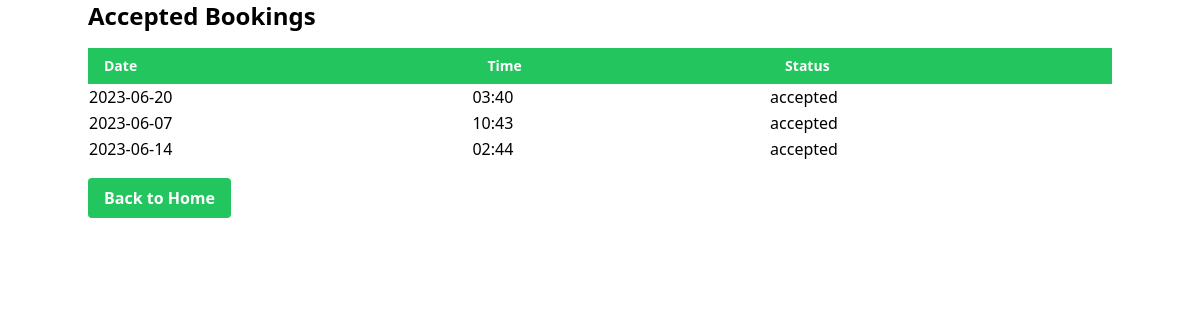
Page /accepted_bookings (signed in) on the committed database.
### tables this page shows
CREATE TABLE bookings (
                    id INTEGER PRIMARY KEY AUTOINCREMENT,
                    user_id INTEGER NOT NULL,
                    date TEXT NOT NULL,
                    time TEXT NOT NULL,
                    status TEXT NOT NULL DEFAULT 'pending',
                    FOREIGN KEY (user_id) REFERENCES users (id)
                );

### app.py (the view)
@app.route("/accepted_bookings")
def accepted_orders():
    db = get_db()
    with db:
        cursor = db.cursor()
        cursor.execute("SELECT * FROM bookings WHERE user_id = ? AND status = ?", (session['userID'],'accepted'))
        bookings = cursor.fetchall()
    return render_template('accepted_booking.html', bookings = bookings)

### app.py (called while the page is built)
def get_db():
    if 'db' not in g:
        g.db = sqlite3.connect(DATABASE)
        with g.db as conn:
            conn.execute("""
            CREATE TABLE IF NOT EXISTS users (
                id INTEGER PRIMARY KEY AUTOINCREMENT,
                username TEXT NOT NULL UNIQUE,
                email TEXT NOT NULL UNIQUE,
                password TEXT NOT NULL,
                type TEXT NOT NULL
            )
            """)
            conn.execute("""
                CREATE TABLE IF NOT EXISTS bookings (
                    id INTEGER PRIMARY KEY AUTOINCREMENT,
                    user_id INTEGER NOT NULL,
                    date TEXT NOT NULL,
                    time TEXT NOT NULL,
                    status TEXT NOT NULL DEFAULT 'pending',
                    FOREIGN KEY (user_id) REFERENCES users (id)
                )
            """)
    return g.db

@app.before_request
def before_request():
    session.permanent = True

@app.teardown_appcontext
def teardown_appcontext(e=None):
    close_db()

### templates/accepted_booking.html (shortened to what this page needs)
<!DOCTYPE html>
<html>
<head>
	<script src="https://cdn.tailwindcss.com"></script>
</head>
<body>
	<div class="container mx-auto">
		<h1 class="text-2xl font-bold mb-4">Accepted Bookings</h1>
		<table class="w-full">
			<thead>
				<tr class="bg-green-500">
					<th class="text-white py-2 px-2 sm:px-4 text-sm text-left">Date</th>
					<th class="text-white py-2 px-2 sm:px-4 text-sm text-left">Time</th>
					<th class="text-white py-2 px-2 sm:px-4 text-sm text-left">Status</th>
				</tr>
			</thead>
			<tbody>
				{% for booking in bookings %}
					<tr>
						<td>{{ booking[2] }}</td>
						<td>{{ booking[3] }}</td>
						<td>{{ booking[4] }}</td>
					</tr>
				{% endfor %}
			</tbody>
		</table>
		<a href="/" class="inline-block mt-4 bg-green-500 hover:bg-green-700 text-white font-bold py-2 px-4 rounded transition-transform duration-300 transform hover:scale-105">
			Back to Home
		</a>
	</div>
</body>
</html>

### rows in the picture
bookings: date "2023-06-20", time "03:40", status "accepted"
bookings: date "2023-06-07", time "10:43", status "accepted"
bookings: date "2023-06-14", time "02:44", status "accepted"
